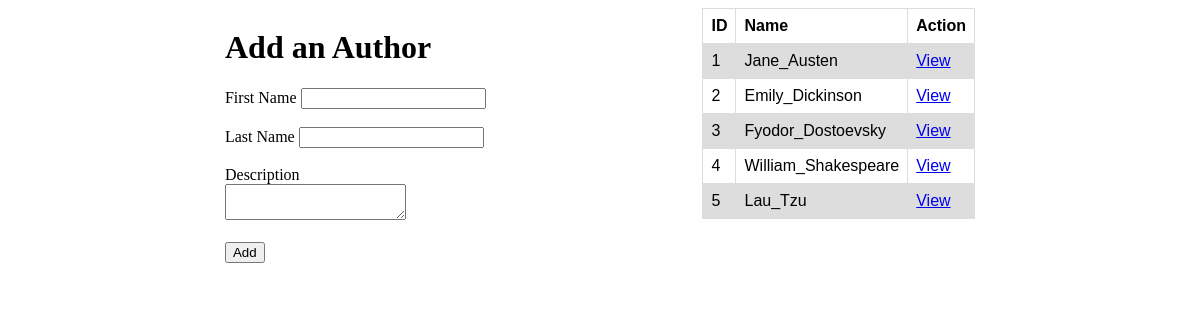
The page /author on the database its author committed.
### books_authors_app/models.py (models this page shows)
class Authors(models.Model):
    first_name = models.CharField(max_length=45)
    last_name = models.CharField(max_length=45)
    notes = models.TextField(default='notes')
    books = models.ManyToManyField(Books, related_name='authors')
    created_at = models.DateTimeField(auto_now_add=True)
    updated_at = models.DateTimeField(auto_now=True)

### books_authors_app/views.py (the view)
# urls.py: path('author', views.authors),
def authors(request):
    context = {
        'authors' : Authors.objects.all()
    }
    return render(request, 'author.html', context)

### books_authors_app/templates/author.html (shortened to what this page needs)
<!DOCTYPE html>
<html lang="en">
<head>
</head>
<body>
    <header>
        <div>
            <h1>Add an Author</h1>
            <form action="/addauthor" method="POST">
                <label for="fname">First Name</label>
                <input type="text" name="fname">
                <br><br>
                <label for="lname">Last Name</label>
                <input type="text" name="lname">
                <br><br>
                <label for="note">Description</label><br>
                <textarea name="note"></textarea>
                <br><br>
                <button type="submit">Add</button>
            </form>
        </div>
        <div>
            <table>
                <tr>
                    <th>ID</th>
                    <th>Name</th>
                    <th>Action</th>
                </tr>
                {% for author in authors %}
                <tr>
                    <td>{{author.id}}</td>
                    <td>{{author.first_name}}_{{author.last_name}}</td>
                    <td><a href="/author_info/{{author.id}}">View</a></td>
                </tr>
                {% endfor %}
            </table>
        </div>
    </header>
</body>
</html>

### books_authors_app/templates/author.html (style rules this page uses)
table { font-family: arial, sans-serif; border-collapse: collapse; width: 40%; }
td, th { border: 1px solid #dddddd; text-align: left; padding: 8px; }
tr:nth-child(even) { background-color: #dddddd; }
header { display: flex; justify-content: space-evenly; }

### rows shown on the page
Authors: id "1", first_name "Jane", last_name "Austen"
Authors: id "2", first_name "Emily", last_name "Dickinson"
Authors: id "3", first_name "Fyodor", last_name "Dostoevsky"
Authors: id "4", first_name "William", last_name "Shakespeare"
Authors: id "5", first_name "Lau", last_name "Tzu"
